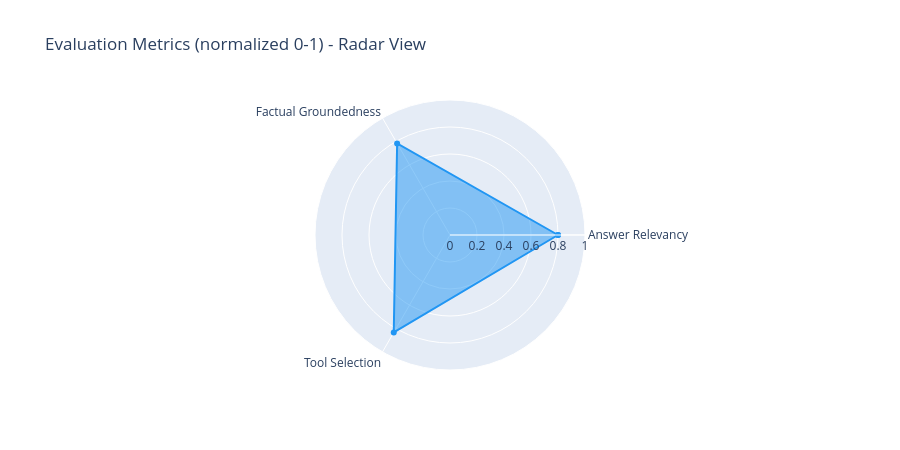

Source (notebook cell):
### Code cell
# Radar chart of metrics (RAGAS / mcp_agents_epam style)
import plotly.graph_objects as go

if 'summary' in eval_results:
    s = eval_results['summary']
    metrics = {
        'Answer Relevancy': s.get('avg_answer_relevancy', 0) / 5,
        'Factual Groundedness': s.get('avg_factual_groundedness', 0) / 5,
        'Tool Selection': s.get('tool_selection_accuracy', 0),
    }
    categories = list(metrics.keys()) + [list(metrics.keys())[0]]
    values = list(metrics.values()) + [list(metrics.values())[0]]

    fig_radar = go.Figure()
    fig_radar.add_trace(go.Scatterpolar(
        r=values, theta=categories, fill='toself',
        name='IA_FINAL chatbot',
        line=dict(color='#2196F3'),
    ))
    fig_radar.update_layout(
        polar=dict(radialaxis=dict(visible=True, range=[0, 1])),
        showlegend=False,
        title='Evaluation Metrics (normalized 0-1) - Radar View',
        height=450,
    )
    fig_radar.show()

### Figure 1 — Plotly figure (JSON) as saved in the notebook; plotly's stock layout.template omitted (floating-point values rounded to 4 significant figures)
{"data": [{"fill": "toself", "line": {"color": "#2196F3"}, "name": "IA_FINAL chatbot", "r": [0.8, 0.7833, 0.8333, 0.8], "theta": ["Answer Relevancy", "Factual Groundedness", "Tool Selection", "Answer Relevancy"], "type": "scatterpolar"}], "layout": {"height": 450, "polar": {"radialaxis": {"range": [0, 1], "visible": true}}, "showlegend": false, "title": {"text": "Evaluation Metrics (normalized 0-1) - Radar View"}}}
